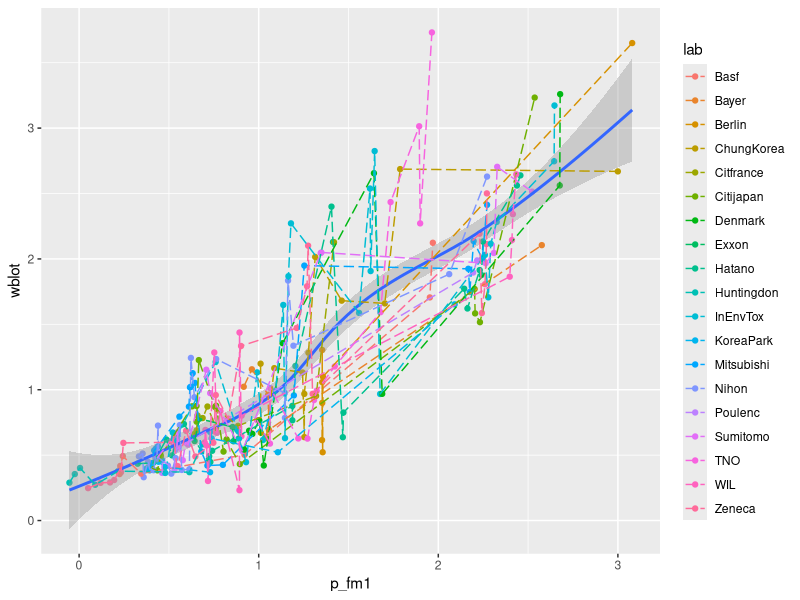
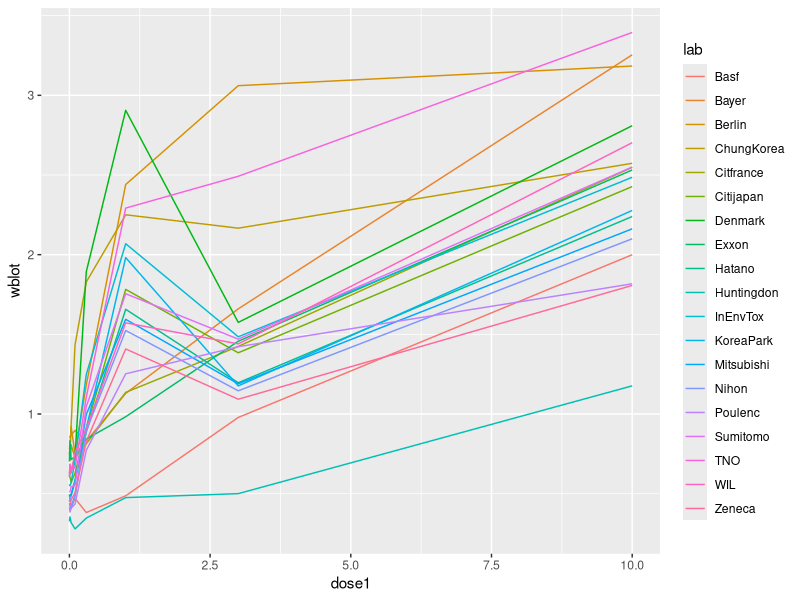
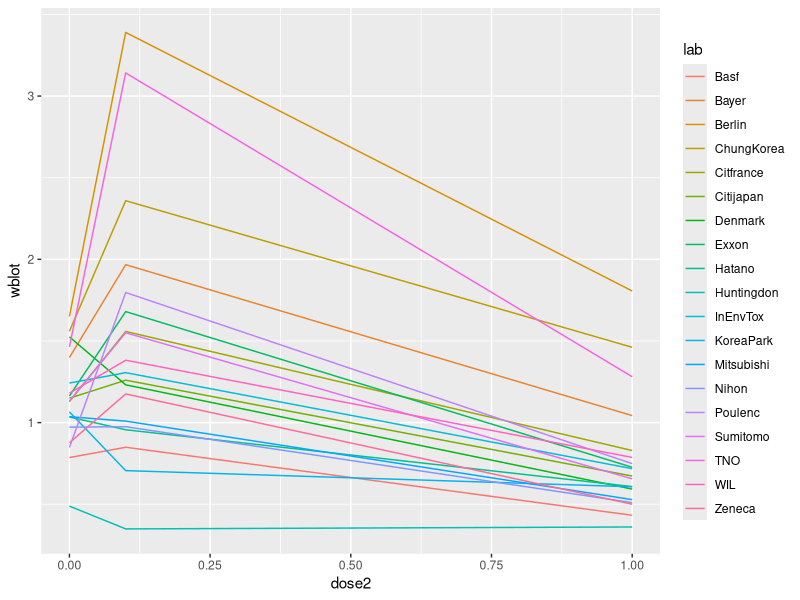
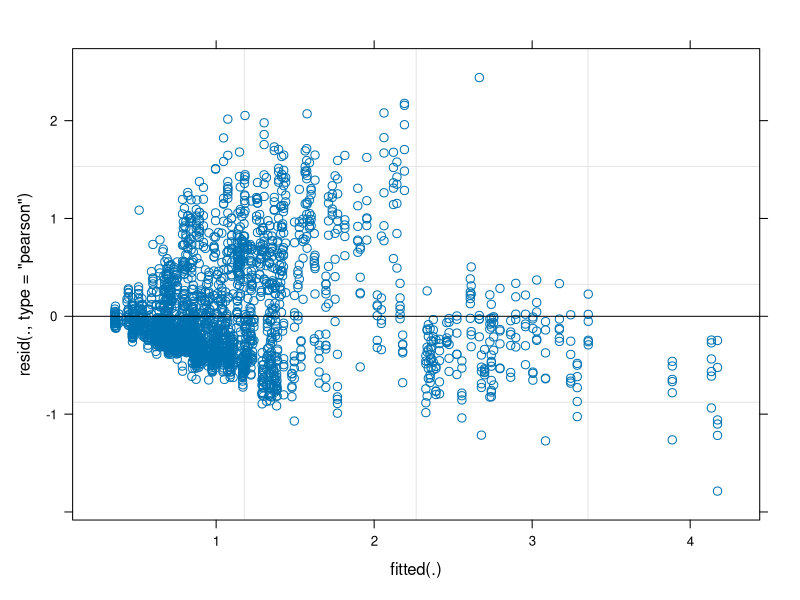
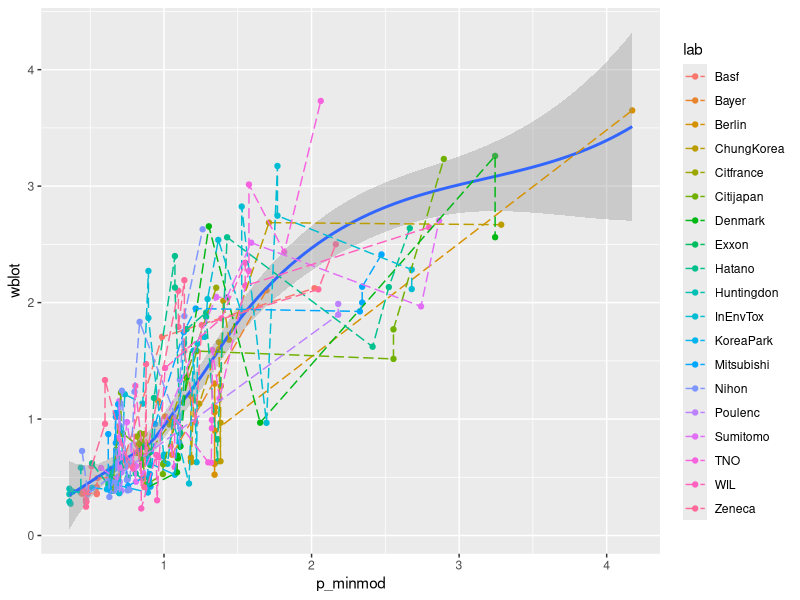
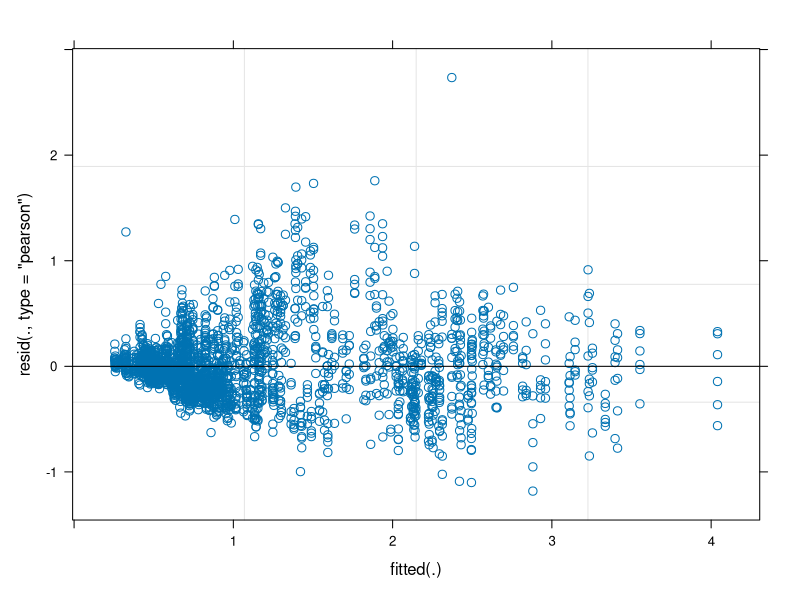
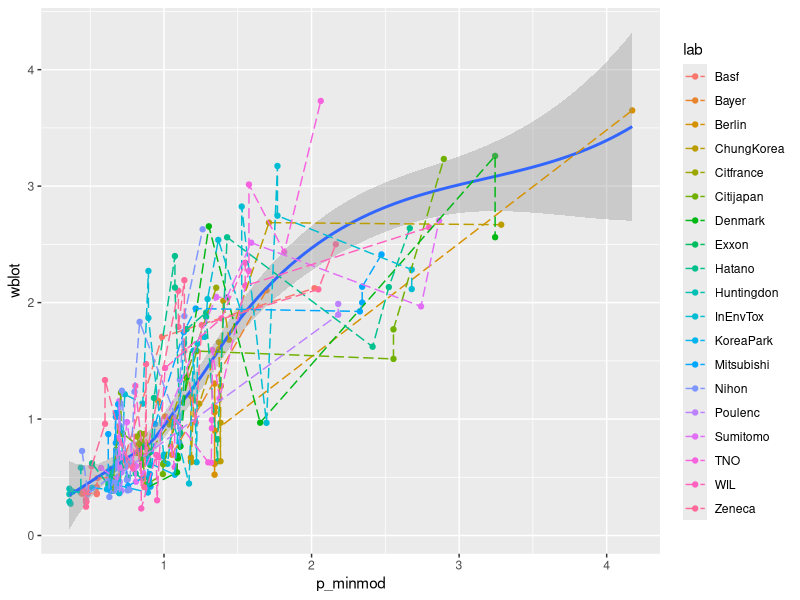

Write the R code that produced these figures, in order.
## ---- chunk 1
library(dplyr)
library(lme4)
library(ggplot2)

dat <- read.table("case1.txt", header = T, stringsAsFactors = F, na.strings = ".", colClasses=c("character","character","numeric","numeric","numeric","numeric","numeric","numeric"))
dat <-  dat %>% filter(complete.cases(blot)) %>% mutate(wblot = blot/body, wwet = wet/body)
## ---- chunk 2
set.seed(3)
samp <- sample(dim(dat)[1], dim(dat)[1]/10)
test <- dat[samp,]
train <- dat[-samp,]
## ---- chunk 3
fm1 <- lmer(wblot ~ 1 + (proto|lab) + body + poly(dose1,2) + poly(dose2,2), train)
summary(fm1)

p_fm1 <- predict(fm1, test)

ggplot(data = test, aes(p_fm1, wblot)) + geom_point(aes(colour = lab)) + geom_smooth() + geom_line(aes(colour=lab), linetype=5)

## ---- chunk 4
mean_dat <- dat %>% group_by(lab, dose1) %>% summarise(wblot = mean(wblot))
ggplot(data = mean_dat, aes(x = dose1, y = wblot, color = lab)) + geom_line()

mean_dat <- dat %>% group_by(lab, dose2) %>% summarise(wblot = mean(wblot))
ggplot(data = mean_dat, aes(x = dose2, y = wblot, color = lab)) + geom_line()
## ---- chunk 5
#dose response curve
minmod <- lmer(wblot ~ (proto + dose1 + dose2|lab), dat) #minimum model
summary(minmod)
plot(minmod)
p_minmod <- predict(minmod, test)
ggplot(data = test, aes(p_minmod, wblot)) + geom_point(aes(colour = lab)) + geom_smooth() + geom_line(aes(colour=lab), linetype=5)

## ---- chunk 6
medmod <- lmer(wblot ~ (proto + poly(dose1,2) + poly(dose2,2) |lab), dat) #med model
summary(minmod)
plot(medmod)
p_medmod <- predict(medmod, test)
ggplot(data = test, aes(p_minmod, wblot)) + geom_point(aes(colour = lab)) + geom_smooth() + geom_line(aes(colour=lab), linetype=5)
